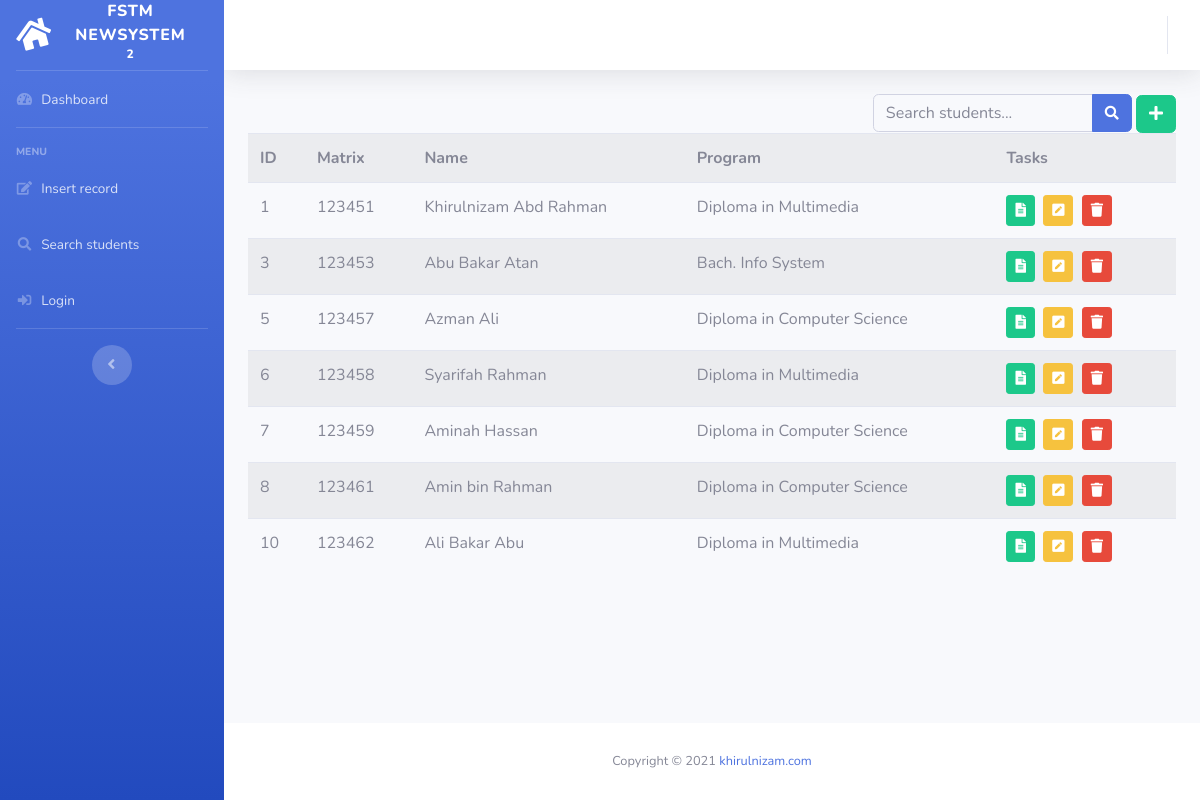
Page /search-admin.php on the committed database.
### tables this page shows
CREATE TABLE IF NOT EXISTS `students` (
  `id` int(11) unsigned NOT NULL AUTO_INCREMENT,
  `matrixno` varchar(10) NOT NULL,
  `name` varchar(50) DEFAULT NULL,
  `address` blob,
  `dob` date DEFAULT NULL,
  `programcode` varchar(6) DEFAULT NULL,
  `rshortcourses` varchar(255) DEFAULT NULL,
  PRIMARY KEY (`matrixno`),
  KEY `id` (`id`)
);

CREATE TABLE IF NOT EXISTS `programs` (
  `id` int(11) NOT NULL AUTO_INCREMENT,
  `programcode` varchar(6) NOT NULL DEFAULT '0',
  `programname` varchar(50) NOT NULL DEFAULT '0',
  PRIMARY KEY (`id`)
);

### search-admin.php (the view, shortened to what this page needs)
<?php
	include "include/header.template.php";
?>
<div class="float-right">
          <form class="d-none d-sm-inline-block form-inline mr-auto ml-md-3 my-2 my-md-0 mw-100 navbar-search"
          method="get" action="">
            <div class="input-group">
              <input type="text" name="keyword"
              class="form-control bg-light border-1 small" placeholder="Search students..." aria-label="Search" aria-describedby="basic-addon2">
              <div class="input-group-append">
                <button class="btn btn-primary" type="submit">
                  <i class="fas fa-search fa-sm"></i>
                </button>
              </div>
            </div>
          </form>
          <button href="forminsert.php" class="btn btn-success"
          	 title="Add new student">
          	<i class="fas fa-plus"></i>
          </button>
</div>
<?php
include "include/dbconnect.php";
if(isset($_GET['keyword'])){
	$keyword=$_GET['keyword'];
	$sql = "SELECT students.id, matrixno, name, address,
			students.programcode, programname
				FROM students
				INNER JOIN programs
				ON students.programcode = programs.programcode
				WHERE name LIKE '%$keyword%'
				ORDER BY matrixno ASC";
}
else{
	$sql = "SELECT students.id, matrixno, name, address,
		students.programcode, programname
		FROM students
		INNER JOIN programs
		ON students.programcode = programs.programcode
		ORDER BY matrixno ASC";
}
$result = mysqli_query($conn, $sql);
if (mysqli_num_rows($result) > 0) {
    ?>
	<table class="table table-striped">
		<tr>
			<th>ID</th>
			<th>Matrix</th>
			<th>Name</th>
			<th>Program</th>
			<th>Tasks</th>
		</tr>
	<?php
    while($row = mysqli_fetch_assoc($result)) {
    	$id=$row['id'];
    	echo "<tr>";
        echo "<td> $id </td>";
        echo "<td> ".$row['matrixno'] ."</td>";
        echo "<td> ".$row['name'] ."</td>";
        echo "<td> ".$row['programname'] ."</td>";
        echo "<td> ";
        echo "<a href='formshow.php?x=$id' ".
    			"class='btn btn-success btn-sm'>".
    			"<i class='fas fa-file-alt'></i>".
    			"</a> &nbsp;";
        echo "<a href='formupdate.php?x=$id' ".
    			"class='btn btn-warning btn-sm'>".
    			"<i class='fas fa-pen-square'></i>".
    			"</a> &nbsp;";
        echo "<button class='btn btn-danger btn-sm'".
        		"onclick='confirmdelete($id)'>".
    			"<i class='fas fa-trash'></i>".
    			"</button> &nbsp;";
        echo "</td></tr>\n";
    }
    ?>
	</table>
    <?php
}
else {
    echo "Search not found";
}
?>
<?php
	include "include/footer.template.php";
?>

### rows in the picture
students: id "1", matrixno "123451", name "Khirulnizam Abd Rahman", programs.programname "Diploma in Multimedia"
students: id "3", matrixno "123453", name "Abu Bakar Atan", programs.programname "Bach. Info System"
students: id "5", matrixno "123457", name "Azman Ali", programs.programname "Diploma in Computer Science"
students: id "6", matrixno "123458", name "Syarifah Rahman", programs.programname "Diploma in Multimedia"
students: id "7", matrixno "123459", name "Aminah Hassan", programs.programname "Diploma in Computer Science"
students: id "8", matrixno "123461", name "Amin bin Rahman", programs.programname "Diploma in Computer Science"
students: id "10", matrixno "123462", name "Ali Bakar Abu", programs.programname "Diploma in Multimedia"

### other values in the picture
date ("Y") "2021"
